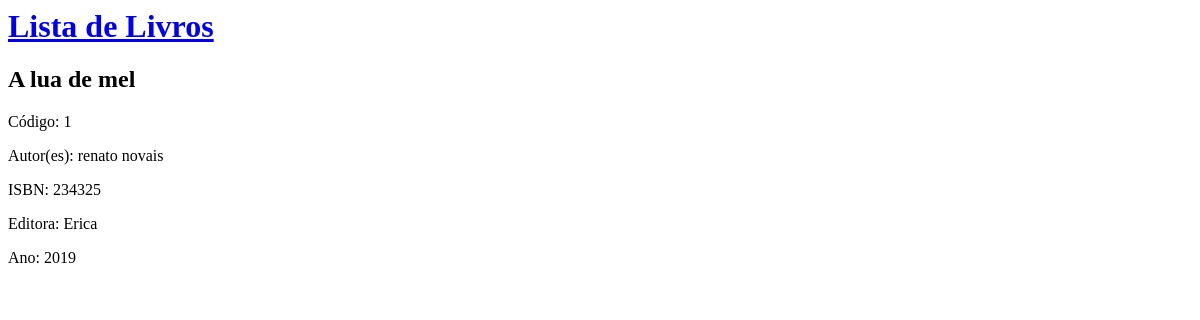
The app's page /livros/livro/1/, older data.
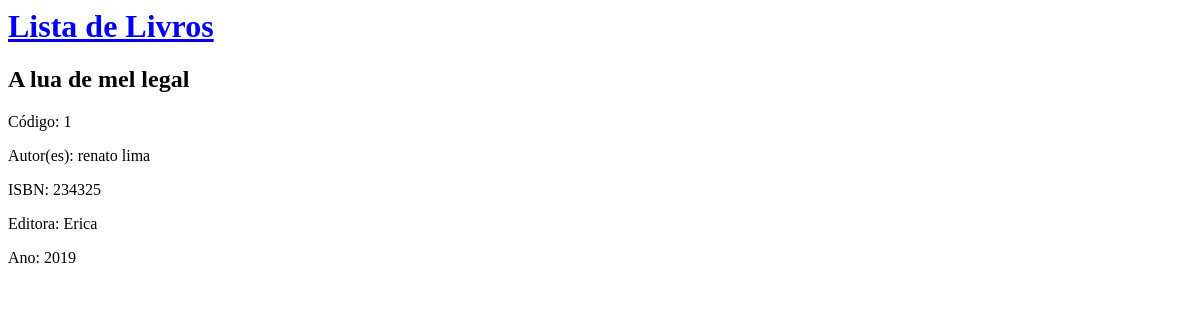
The same page, newer data.
### livros/models.py (models this page shows, shortened)
class Livro(models.Model):
    codigo = models.IntegerField()
    ISBN = models.CharField(max_length=50)
    titulo = models.CharField(max_length=100)
    autor = models.CharField(max_length=60)
    ano = models.IntegerField()
    editora = models.CharField(max_length=60)

### livros/views.py (the view)
# urls.py: path('livro/<int:pk>/', views.livro_detail, name='livro_detail'),
def livro_detail(request, pk):
    livro = get_object_or_404(Livro, pk=pk) #Livro.objects.get(pk=pk)
    return render(request, 'livros/livro_detail.html', {'livro': livro})

### livros/templates/livros/livro_detail.html (shortened to what this page needs)
{% extends 'livros/base.html' %}
{% block content %}
    <div>
        <h2>{{ livro.titulo }}</h2>
        <p>Código: {{ livro.codigo }}</p>
        <p>Autor(es): {{ livro.autor }}</p>
        <p>ISBN: {{ livro.ISBN }}</p>
        <p>Editora: {{ livro.editora }}</p>
        <p>Ano: {{ livro.ano|linebreaksbr }}</p>
    </div>
{% endblock %}

Row changes from the older to the newer data that the page shows:
changed Livro "Erica": titulo "A lua de mel" → "A lua de mel legal"; autor "renato novais" → "renato lima"
